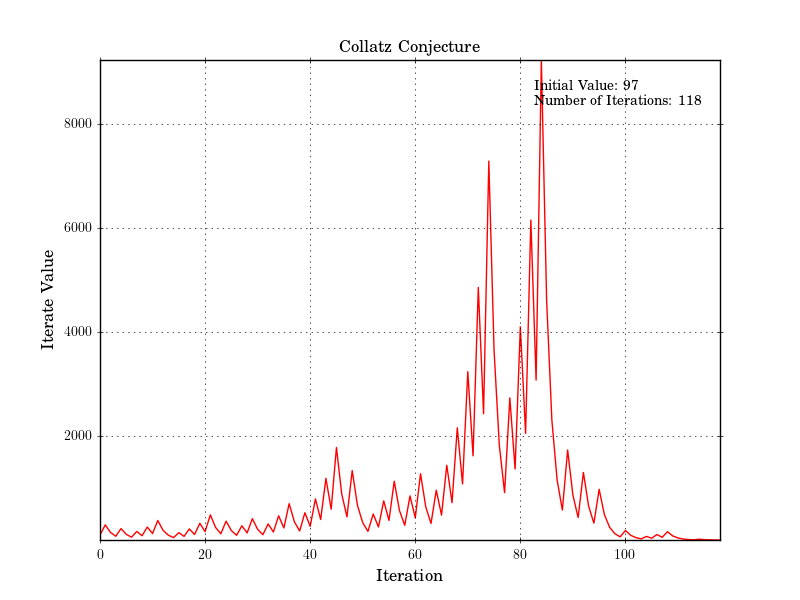

Write the Python code that produced this figure.
#!/usr/bin/env python
# File: collatz.py
# Name: D.Saravanan
# Date: 02/05/2024

""" Script for 3n + 1 collatz conjecture """

import matplotlib.pyplot as plt

plt.style.use("classic")
plt.rc("text", usetex="True")
plt.rc("figure", titlesize=12)
plt.rc("pgf", texsystem="pdflatex")
plt.rc("axes", labelsize=12, titlesize=12)
plt.rc("font", family="serif", weight="normal", size=10)


def conjecture(n: int) -> tuple[int, list[int]]:
    """collatz conjecture"""
    sequence: list[int] = [n]
    iteration: int = 0

    while n != 1:
        n = n // 2 if n % 2 == 0 else (3 * n) + 1
        sequence = sequence + [n]
        iteration = iteration + 1

    return iteration, sequence


if __name__ == "__main__":

    num_iter: int
    seq_value: list[int]
    initial_value: int = 97

    num_iter, seq_value = conjecture(initial_value)

    fig, ax = plt.subplots()
    ax.plot(seq_value, "r", lw=1)
    ax.grid(True, which="both")
    ax.tick_params(which="major", direction="inout")
    ax.set(xlabel="Iteration", ylabel="Iterate Value")
    ax.set(xlim=(0, num_iter), ylim=(min(seq_value), max(seq_value)))
    ax.text(
        0.7,
        0.9,
        f"Initial Value: {initial_value}\n Number of Iterations: {num_iter}",
        ha="left",
        va="bottom",
        transform=ax.transAxes,
    )
    ax.set_title(r"Collatz Conjecture")
    plt.savefig("collatz.png", dpi=100)
